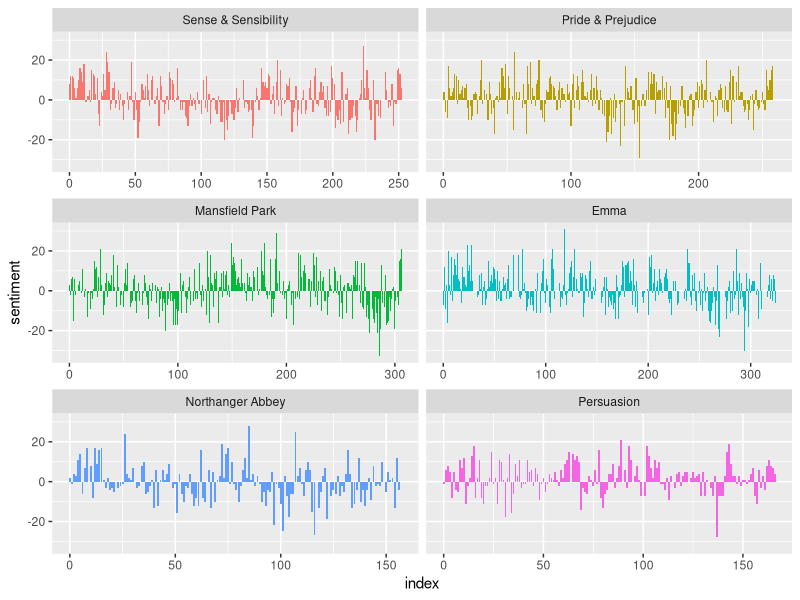
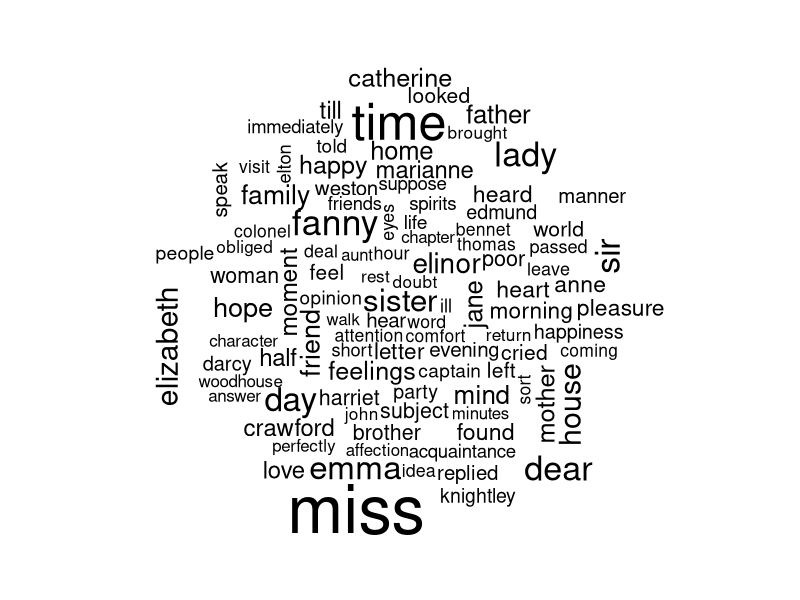

Write R code to recreate these figures, in order.
library(janeaustenr)
library(dplyr)
library(tidyverse)
library(tidytext)
library(wordcloud)


#load all the data
df <- janeaustenr::austen_books() %>%
  group_by(book) %>%
  mutate(
    linenumber = row_number()
  )


#performing toeknization per word and creating a tibble data frame 
token <- df %>% 
  ungroup() %>%
  unnest_tokens(word, text)

#remove all the stop words using 
data("stop_words")

token <- token %>%
  anti_join(stop_words)

#tracking the most common words in all Jane Austen book within the data-set
token %>% 
  ungroup() %>% 
  count(word, sort=TRUE) 
 

#creating the sentiment for each of the tokens in the list of words 
sentiment <- token %>%
  inner_join(get_sentiments("bing")) %>%
  count(book, index=linenumber %/% 50, sentiment) %>%
  pivot_wider(names_from = sentiment, values_from = n, values_fill = 0) %>% 
  mutate(sentiment = positive - negative)


#plotting out the sentiment analysis using ggplot
ggplot(sentiment, aes(index, sentiment, fill = book)) +
  geom_col(show.legend = FALSE) +
  facet_wrap(~book, ncol = 2, scales = "free_x")

#creating a word cloud of the counts of words 
token %>%
  anti_join(stop_words) %>%
  count(word) %>%
  with(wordcloud(word, n, max.words = 100))
